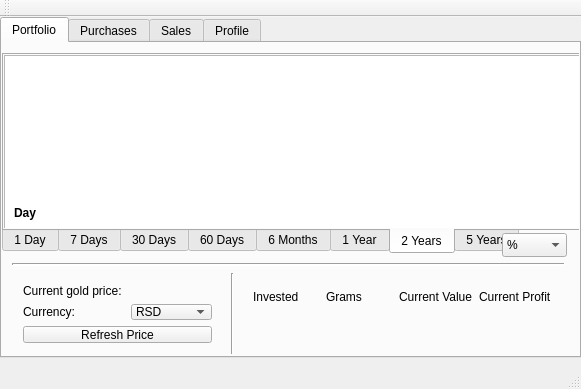
<?xml version="1.0" encoding="UTF-8"?>
<ui version="4.0">
 <class>MainWindowClass</class>
 <widget class="QMainWindow" name="MainWindowClass">
  <property name="geometry">
   <rect>
    <x>0</x>
    <y>0</y>
    <width>581</width>
    <height>389</height>
   </rect>
  </property>
  <property name="windowTitle">
   <string>MainWindow</string>
  </property>
  <widget class="QWidget" name="centralWidget">
   <widget class="QTabWidget" name="mainTabWidget">
    <property name="geometry">
     <rect>
      <x>0</x>
      <y>0</y>
      <width>581</width>
      <height>341</height>
     </rect>
    </property>
    <property name="tabShape">
     <enum>QTabWidget::TabShape::Rounded</enum>
    </property>
    <property name="currentIndex">
     <number>0</number>
    </property>
    <widget class="QWidget" name="tabPortfolio">
     <attribute name="title">
      <string>Portfolio</string>
     </attribute>
     <widget class="QWidget" name="gridLayoutWidget">
      <property name="geometry">
       <rect>
        <x>10</x>
        <y>230</y>
        <width>211</width>
        <height>81</height>
       </rect>
      </property>
      <layout class="QGridLayout" name="gridLayout">
       <item row="1" column="0">
        <widget class="QLabel" name="label_2">
         <property name="text">
          <string>Currency:</string>
         </property>
        </widget>
       </item>
       <item row="0" column="1">
        <widget class="QLabel" name="portfolioGoldPriceLabel">
         <property name="text">
          <string/>
         </property>
        </widget>
       </item>
       <item row="0" column="0">
        <widget class="QLabel" name="label">
         <property name="text">
          <string>Current gold price: </string>
         </property>
        </widget>
       </item>
       <item row="1" column="1">
        <widget class="QComboBox" name="portfolioCurrencyCombo">
         <item>
          <property name="text">
           <string>RSD</string>
          </property>
         </item>
         <item>
          <property name="text">
           <string>USD</string>
          </property>
         </item>
         <item>
          <property name="text">
           <string>EUR</string>
          </property>
         </item>
         <item>
          <property name="text">
           <string>GBP</string>
          </property>
         </item>
         <item>
          <property name="text">
           <string>JPY</string>
          </property>
         </item>
         <item>
          <property name="text">
           <string>CAD</string>
          </property>
         </item>
        </widget>
       </item>
       <item row="2" column="0" colspan="2">
        <widget class="QPushButton" name="portfolioRefreshButton">
         <property name="text">
          <string>Refresh Price</string>
         </property>
        </widget>
       </item>
      </layout>
     </widget>
     <widget class="QWidget" name="gridLayoutWidget_2">
      <property name="geometry">
       <rect>
        <x>240</x>
        <y>230</y>
        <width>321</width>
        <height>80</height>
       </rect>
      </property>
      <layout class="QGridLayout" name="gridLayout_2">
       <item row="1" column="1">
        <widget class="QLabel" name="portfolioGramsLabel">
         <property name="text">
          <string/>
         </property>
        </widget>
       </item>
       <item row="0" column="0">
        <widget class="QLabel" name="label_3">
         <property name="text">
          <string>Invested</string>
         </property>
        </widget>
       </item>
       <item row="1" column="0">
        <widget class="QLabel" name="portfolioInvestedLabel">
         <property name="text">
          <string/>
         </property>
        </widget>
       </item>
       <item row="0" column="3">
        <widget class="QLabel" name="label_6">
         <property name="text">
          <string>Current Profit</string>
         </property>
        </widget>
       </item>
       <item row="0" column="1">
        <widget class="QLabel" name="label_4">
         <property name="text">
          <string>Grams</string>
         </property>
        </widget>
       </item>
       <item row="1" column="2">
        <widget class="QLabel" name="portfolioValueLabel">
         <property name="text">
          <string/>
         </property>
        </widget>
       </item>
       <item row="1" column="3">
        <widget class="QLabel" name="portfolioProfitLabel">
         <property name="text">
          <string/>
         </property>
        </widget>
       </item>
       <item row="0" column="2">
        <widget class="QLabel" name="label_5">
         <property name="text">
          <string>Current Value</string>
         </property>
        </widget>
       </item>
      </layout>
     </widget>
     <widget class="QTabWidget" name="portfolioChartTabs">
      <property name="enabled">
       <bool>true</bool>
      </property>
      <property name="geometry">
       <rect>
        <x>0</x>
        <y>10</y>
        <width>581</width>
        <height>201</height>
       </rect>
      </property>
      <property name="layoutDirection">
       <enum>Qt::LayoutDirection::LeftToRight</enum>
      </property>
      <property name="tabPosition">
       <enum>QTabWidget::TabPosition::South</enum>
      </property>
      <property name="tabShape">
       <enum>QTabWidget::TabShape::Rounded</enum>
      </property>
      <property name="currentIndex">
       <number>6</number>
      </property>
      <widget class="QWidget" name="chartTab1D">
       <attribute name="title">
        <string>1 Day</string>
       </attribute>
       <widget class="QChartView" name="chartView1D">
        <property name="geometry">
         <rect>
          <x>-10</x>
          <y>-10</y>
          <width>585</width>
          <height>185</height>
         </rect>
        </property>
       </widget>
       <widget class="QLabel" name="label_11">
        <property name="geometry">
         <rect>
          <x>10</x>
          <y>150</y>
          <width>49</width>
          <height>16</height>
         </rect>
        </property>
        <property name="font">
         <font>
          <pointsize>9</pointsize>
          <bold>true</bold>
         </font>
        </property>
        <property name="frameShape">
         <enum>QFrame::Shape::NoFrame</enum>
        </property>
        <property name="frameShadow">
         <enum>QFrame::Shadow::Plain</enum>
        </property>
        <property name="text">
         <string>Day</string>
        </property>
       </widget>
      </widget>
      <widget class="QWidget" name="chartTab7D">
       <attribute name="title">
        <string>7 Days</string>
       </attribute>
       <widget class="QChartView" name="chartView7D">
        <property name="geometry">
         <rect>
          <x>0</x>
          <y>0</y>
          <width>585</width>
          <height>185</height>
         </rect>
        </property>
       </widget>
       <widget class="QLabel" name="label_12">
        <property name="geometry">
         <rect>
          <x>10</x>
          <y>150</y>
          <width>49</width>
          <height>16</height>
         </rect>
        </property>
        <property name="font">
         <font>
          <pointsize>9</pointsize>
          <bold>true</bold>
         </font>
        </property>
        <property name="frameShape">
         <enum>QFrame::Shape::NoFrame</enum>
        </property>
        <property name="frameShadow">
         <enum>QFrame::Shadow::Plain</enum>
        </property>
        <property name="text">
         <string>Day</string>
        </property>
       </widget>
      </widget>
      <widget class="QWidget" name="chartTab30D">
       <attribute name="title">
        <string>30 Days</string>
       </attribute>
       <widget class="QChartView" name="chartView30D">
        <property name="geometry">
         <rect>
          <x>0</x>
          <y>0</y>
          <width>585</width>
          <height>185</height>
         </rect>
        </property>
       </widget>
       <widget class="QLabel" name="label_13">
        <property name="geometry">
         <rect>
          <x>10</x>
          <y>150</y>
          <width>49</width>
          <height>16</height>
         </rect>
        </property>
        <property name="font">
         <font>
          <pointsize>9</pointsize>
          <bold>true</bold>
         </font>
        </property>
        <property name="frameShape">
         <enum>QFrame::Shape::NoFrame</enum>
        </property>
        <property name="frameShadow">
         <enum>QFrame::Shadow::Plain</enum>
        </property>
        <property name="text">
         <string>Day</string>
        </property>
       </widget>
      </widget>
      <widget class="QWidget" name="chartTab60D">
       <attribute name="title">
        <string>60 Days</string>
       </attribute>
       <widget class="QChartView" name="chartView60D">
        <property name="geometry">
         <rect>
          <x>0</x>
          <y>0</y>
          <width>585</width>
          <height>185</height>
         </rect>
        </property>
       </widget>
       <widget class="QLabel" name="label_14">
        <property name="geometry">
         <rect>
          <x>10</x>
          <y>150</y>
          <width>49</width>
          <height>16</height>
         </rect>
        </property>
        <property name="font">
         <font>
          <pointsize>9</pointsize>
          <bold>true</bold>
         </font>
        </property>
        <property name="frameShape">
         <enum>QFrame::Shape::NoFrame</enum>
        </property>
        <property name="frameShadow">
         <enum>QFrame::Shadow::Plain</enum>
        </property>
        <property name="text">
         <string>Day</string>
        </property>
       </widget>
      </widget>
      <widget class="QWidget" name="chartTab6M">
       <attribute name="title">
        <string>6 Months</string>
       </attribute>
       <widget class="QChartView" name="chartView6M">
        <property name="geometry">
         <rect>
          <x>0</x>
          <y>0</y>
          <width>585</width>
          <height>185</height>
         </rect>
        </property>
       </widget>
       <widget class="QLabel" name="label_15">
        <property name="geometry">
         <rect>
          <x>10</x>
          <y>150</y>
          <width>49</width>
          <height>16</height>
         </rect>
        </property>
        <property name="font">
         <font>
          <pointsize>9</pointsize>
          <bold>true</bold>
         </font>
        </property>
        <property name="frameShape">
         <enum>QFrame::Shape::NoFrame</enum>
        </property>
        <property name="frameShadow">
         <enum>QFrame::Shadow::Plain</enum>
        </property>
        <property name="text">
         <string>Day</string>
        </property>
       </widget>
      </widget>
      <widget class="QWidget" name="chartTab1Y">
       <attribute name="title">
        <string>1 Year</string>
       </attribute>
       <widget class="QChartView" name="chartView1Y">
        <property name="geometry">
         <rect>
          <x>0</x>
          <y>0</y>
          <width>585</width>
          <height>185</height>
         </rect>
        </property>
       </widget>
       <widget class="QLabel" name="label_16">
        <property name="geometry">
         <rect>
          <x>10</x>
          <y>150</y>
          <width>49</width>
          <height>16</height>
         </rect>
        </property>
        <property name="font">
         <font>
          <pointsize>9</pointsize>
          <bold>true</bold>
         </font>
        </property>
        <property name="frameShape">
         <enum>QFrame::Shape::NoFrame</enum>
        </property>
        <property name="frameShadow">
         <enum>QFrame::Shadow::Plain</enum>
        </property>
        <property name="text">
         <string>Day</string>
        </property>
       </widget>
      </widget>
      <widget class="QWidget" name="chartTab2Y">
       <attribute name="title">
        <string>2 Years</string>
       </attribute>
       <widget class="QChartView" name="chartView2Y">
        <property name="geometry">
         <rect>
          <x>0</x>
          <y>0</y>
          <width>585</width>
          <height>185</height>
         </rect>
        </property>
       </widget>
       <widget class="QLabel" name="label_17">
        <property name="geometry">
         <rect>
          <x>10</x>
          <y>150</y>
          <width>49</width>
          <height>16</height>
         </rect>
        </property>
        <property name="font">
         <font>
          <pointsize>9</pointsize>
          <bold>true</bold>
         </font>
        </property>
        <property name="frameShape">
         <enum>QFrame::Shape::NoFrame</enum>
        </property>
        <property name="frameShadow">
         <enum>QFrame::Shadow::Plain</enum>
        </property>
        <property name="text">
         <string>Day</string>
        </property>
       </widget>
      </widget>
      <widget class="QWidget" name="chartTab5Y">
       <attribute name="title">
        <string>5 Years</string>
       </attribute>
       <widget class="QChartView" name="chartView5Y">
        <property name="geometry">
         <rect>
          <x>0</x>
          <y>0</y>
          <width>585</width>
          <height>185</height>
         </rect>
        </property>
       </widget>
       <widget class="QLabel" name="label_18">
        <property name="geometry">
         <rect>
          <x>10</x>
          <y>150</y>
          <width>49</width>
          <height>16</height>
         </rect>
        </property>
        <property name="font">
         <font>
          <pointsize>9</pointsize>
          <bold>true</bold>
         </font>
        </property>
        <property name="frameShape">
         <enum>QFrame::Shape::NoFrame</enum>
        </property>
        <property name="frameShadow">
         <enum>QFrame::Shadow::Plain</enum>
        </property>
        <property name="text">
         <string>Day</string>
        </property>
       </widget>
      </widget>
     </widget>
     <widget class="QFrame" name="frame_8">
      <property name="geometry">
       <rect>
        <x>10</x>
        <y>220</y>
        <width>553</width>
        <height>3</height>
       </rect>
      </property>
      <property name="frameShape">
       <enum>QFrame::Shape::HLine</enum>
      </property>
      <property name="frameShadow">
       <enum>QFrame::Shadow::Sunken</enum>
      </property>
      <property name="lineWidth">
       <number>2</number>
      </property>
      <widget class="QFrame" name="frame_9">
       <property name="geometry">
        <rect>
         <x>10</x>
         <y>40</y>
         <width>20</width>
         <height>80</height>
        </rect>
       </property>
       <property name="frameShape">
        <enum>QFrame::Shape::VLine</enum>
       </property>
       <property name="frameShadow">
        <enum>QFrame::Shadow::Raised</enum>
       </property>
      </widget>
     </widget>
     <widget class="QFrame" name="frame_10">
      <property name="geometry">
       <rect>
        <x>205</x>
        <y>230</y>
        <width>51</width>
        <height>81</height>
       </rect>
      </property>
      <property name="frameShape">
       <enum>QFrame::Shape::VLine</enum>
      </property>
      <property name="frameShadow">
       <enum>QFrame::Shadow::Sunken</enum>
      </property>
      <property name="lineWidth">
       <number>1</number>
      </property>
     </widget>
     <widget class="QComboBox" name="chartDisplayModeCombo">
      <property name="geometry">
       <rect>
        <x>500</x>
        <y>190</y>
        <width>65</width>
        <height>24</height>
       </rect>
      </property>
      <item>
       <property name="text">
        <string>%</string>
       </property>
      </item>
      <item>
       <property name="text">
        <string>$</string>
       </property>
      </item>
     </widget>
    </widget>
    <widget class="QWidget" name="tabPurchases">
     <attribute name="title">
      <string>Purchases</string>
     </attribute>
     <widget class="QTableWidget" name="purchasesTable">
      <property name="geometry">
       <rect>
        <x>20</x>
        <y>10</y>
        <width>521</width>
        <height>181</height>
       </rect>
      </property>
      <column>
       <property name="text">
        <string>Date</string>
       </property>
       <property name="font">
        <font>
         <pointsize>9</pointsize>
        </font>
       </property>
      </column>
      <column>
       <property name="text">
        <string>Grams</string>
       </property>
      </column>
      <column>
       <property name="text">
        <string>Price/g</string>
       </property>
      </column>
      <column>
       <property name="text">
        <string>Currency</string>
       </property>
      </column>
      <column>
       <property name="text">
        <string>Total</string>
       </property>
      </column>
     </widget>
     <widget class="QWidget" name="gridLayoutWidget_5">
      <property name="geometry">
       <rect>
        <x>10</x>
        <y>220</y>
        <width>555</width>
        <height>71</height>
       </rect>
      </property>
      <layout class="QGridLayout" name="gridLayout_5">
       <item row="2" column="1">
        <widget class="QDoubleSpinBox" name="purchasesPriceInput">
         <property name="minimum">
          <double>0.010000000000000</double>
         </property>
         <property name="maximum">
          <double>1000000.000000000000000</double>
         </property>
         <property name="singleStep">
          <double>0.010000000000000</double>
         </property>
        </widget>
       </item>
       <item row="2" column="3">
        <widget class="QLineEdit" name="purchasesDateInput">
         <property name="inputMask">
          <string/>
         </property>
         <property name="text">
          <string/>
         </property>
         <property name="placeholderText">
          <string>DD-MM-YYYY</string>
         </property>
        </widget>
       </item>
       <item row="2" column="4">
        <widget class="QComboBox" name="purchasesCurrencyCombo">
         <item>
          <property name="text">
           <string>RSD</string>
          </property>
         </item>
         <item>
          <property name="text">
           <string>USD</string>
          </property>
         </item>
         <item>
          <property name="text">
           <string>EUR</string>
          </property>
         </item>
         <item>
          <property name="text">
           <string>GBP</string>
          </property>
         </item>
         <item>
          <property name="text">
           <string>JPY</string>
          </property>
         </item>
         <item>
          <property name="text">
           <string>CAD</string>
          </property>
         </item>
        </widget>
       </item>
       <item row="1" column="2">
        <widget class="QLabel" name="label_8">
         <property name="text">
          <string>Gram Input:</string>
         </property>
        </widget>
       </item>
       <item row="1" column="3">
        <widget class="QLabel" name="salesPriceLabel_3">
         <property name="text">
          <string>Purchase date:</string>
         </property>
        </widget>
       </item>
       <item row="1" column="5" rowspan="2">
        <widget class="QPushButton" name="purchasesAddButton">
         <property name="text">
          <string>Add Purchase</string>
         </property>
        </widget>
       </item>
       <item row="1" column="4">
        <widget class="QLabel" name="label_9">
         <property name="text">
          <string>Currency:</string>
         </property>
        </widget>
       </item>
       <item row="2" column="2">
        <widget class="QDoubleSpinBox" name="purchasesGramsInput">
         <property name="minimum">
          <double>0.010000000000000</double>
         </property>
         <property name="maximum">
          <double>1000000.000000000000000</double>
         </property>
         <property name="singleStep">
          <double>0.010000000000000</double>
         </property>
        </widget>
       </item>
       <item row="1" column="1">
        <widget class="QLabel" name="label_7">
         <property name="text">
          <string>Price per gram Input:</string>
         </property>
        </widget>
       </item>
       <item row="0" column="1" colspan="5">
        <widget class="QFrame" name="frame_4">
         <property name="frameShape">
          <enum>QFrame::Shape::HLine</enum>
         </property>
         <property name="frameShadow">
          <enum>QFrame::Shadow::Sunken</enum>
         </property>
         <property name="lineWidth">
          <number>2</number>
         </property>
         <widget class="QFrame" name="frame_5">
          <property name="geometry">
           <rect>
            <x>10</x>
            <y>40</y>
            <width>20</width>
            <height>80</height>
           </rect>
          </property>
          <property name="frameShape">
           <enum>QFrame::Shape::VLine</enum>
          </property>
          <property name="frameShadow">
           <enum>QFrame::Shadow::Raised</enum>
          </property>
         </widget>
        </widget>
       </item>
      </layout>
     </widget>
     <widget class="QPushButton" name="purchasesDeleteButton">
      <property name="geometry">
       <rect>
        <x>20</x>
        <y>190</y>
        <width>111</width>
        <height>21</height>
       </rect>
      </property>
      <property name="text">
       <string>Delete selected</string>
      </property>
     </widget>
    </widget>
    <widget class="QWidget" name="tabSales">
     <attribute name="title">
      <string>Sales</string>
     </attribute>
     <widget class="QTableWidget" name="salesTable">
      <property name="geometry">
       <rect>
        <x>0</x>
        <y>0</y>
        <width>601</width>
        <height>161</height>
       </rect>
      </property>
      <attribute name="horizontalHeaderVisible">
       <bool>true</bool>
      </attribute>
      <attribute name="horizontalHeaderCascadingSectionResizes">
       <bool>false</bool>
      </attribute>
      <attribute name="horizontalHeaderDefaultSectionSize">
       <number>95</number>
      </attribute>
      <column>
       <property name="text">
        <string>Sell Date</string>
       </property>
      </column>
      <column>
       <property name="text">
        <string>Grams</string>
       </property>
      </column>
      <column>
       <property name="text">
        <string>Buy Price</string>
       </property>
      </column>
      <column>
       <property name="text">
        <string>Sell Price</string>
       </property>
      </column>
      <column>
       <property name="text">
        <string>Profit</string>
       </property>
      </column>
      <column>
       <property name="text">
        <string>Currency</string>
       </property>
      </column>
     </widget>
     <widget class="QWidget" name="gridLayoutWidget_3">
      <property name="geometry">
       <rect>
        <x>30</x>
        <y>240</y>
        <width>501</width>
        <height>64</height>
       </rect>
      </property>
      <layout class="QGridLayout" name="gridLayout_3">
       <item row="0" column="1">
        <widget class="QLabel" name="TotalRevenue_name_2">
         <property name="text">
          <string>Choose currency:</string>
         </property>
        </widget>
       </item>
       <item row="0" column="3">
        <widget class="QLabel" name="salesRealizedProfitLabel_name">
         <property name="text">
          <string>Realized profit:</string>
         </property>
        </widget>
       </item>
       <item row="0" column="2">
        <widget class="QLabel" name="TotalRevenue_name">
         <property name="text">
          <string>Total revenue:</string>
         </property>
        </widget>
       </item>
       <item row="0" column="0">
        <widget class="QLabel" name="salesTotalGramsLabel_name">
         <property name="text">
          <string>Total sold [g]:</string>
         </property>
        </widget>
       </item>
       <item row="1" column="2">
        <widget class="QLabel" name="salesTotalRevenueLabel">
         <property name="text">
          <string/>
         </property>
        </widget>
       </item>
       <item row="1" column="0">
        <widget class="QLabel" name="salesTotalGramsLabel">
         <property name="text">
          <string/>
         </property>
        </widget>
       </item>
       <item row="1" column="1">
        <widget class="QComboBox" name="salesCurrencyCombo">
         <item>
          <property name="text">
           <string>RSD</string>
          </property>
         </item>
         <item>
          <property name="text">
           <string>USD</string>
          </property>
         </item>
         <item>
          <property name="text">
           <string>EUR</string>
          </property>
         </item>
         <item>
          <property name="text">
           <string>GBP</string>
          </property>
         </item>
         <item>
          <property name="text">
           <string>JPY</string>
          </property>
         </item>
         <item>
          <property name="text">
           <string>CAD</string>
          </property>
         </item>
        </widget>
       </item>
       <item row="1" column="3">
        <widget class="QLabel" name="salesRealizedProfitLabel">
         <property name="text">
          <string/>
         </property>
        </widget>
       </item>
      </layout>
     </widget>
     <widget class="QWidget" name="gridLayoutWidget_4">
      <property name="geometry">
       <rect>
        <x>100</x>
        <y>170</y>
        <width>451</width>
        <height>57</height>
       </rect>
      </property>
      <layout class="QGridLayout" name="gridLayout_4">
       <item row="1" column="2">
        <widget class="QLineEdit" name="salesDateInput">
         <property name="inputMask">
          <string/>
         </property>
         <property name="text">
          <string/>
         </property>
         <property name="placeholderText">
          <string>DD-MM-YYYY</string>
         </property>
        </widget>
       </item>
       <item row="0" column="1">
        <widget class="QLabel" name="salesPriceLabel">
         <property name="text">
          <string>Sell price per gram:</string>
         </property>
        </widget>
       </item>
       <item row="0" column="0">
        <widget class="QLabel" name="label_10">
         <property name="text">
          <string>Select purchase to sell:               </string>
         </property>
        </widget>
       </item>
       <item row="1" column="0">
        <widget class="QComboBox" name="salesPurchaseCombo"/>
       </item>
       <item row="0" column="2">
        <widget class="QLabel" name="salesPriceLabel_2">
         <property name="text">
          <string>Sell date:</string>
         </property>
        </widget>
       </item>
       <item row="1" column="1">
        <widget class="QDoubleSpinBox" name="salesPriceInput">
         <property name="minimum">
          <double>0.010000000000000</double>
         </property>
         <property name="maximum">
          <double>1000000.000000000000000</double>
         </property>
         <property name="singleStep">
          <double>0.010000000000000</double>
         </property>
        </widget>
       </item>
       <item row="0" column="3" rowspan="2">
        <widget class="QPushButton" name="salesSellButton">
         <property name="text">
          <string>Sell</string>
         </property>
        </widget>
       </item>
      </layout>
     </widget>
     <widget class="QFrame" name="frame_6">
      <property name="geometry">
       <rect>
        <x>10</x>
        <y>235</y>
        <width>553</width>
        <height>3</height>
       </rect>
      </property>
      <property name="frameShape">
       <enum>QFrame::Shape::HLine</enum>
      </property>
      <property name="frameShadow">
       <enum>QFrame::Shadow::Sunken</enum>
      </property>
      <property name="lineWidth">
       <number>2</number>
      </property>
      <widget class="QFrame" name="frame_7">
       <property name="geometry">
        <rect>
         <x>10</x>
         <y>40</y>
         <width>20</width>
         <height>80</height>
        </rect>
       </property>
       <property name="frameShape">
        <enum>QFrame::Shape::VLine</enum>
       </property>
       <property name="frameShadow">
        <enum>QFrame::Shadow::Raised</enum>
       </property>
      </widget>
     </widget>
     <widget class="QPushButton" name="salesDeleteButton">
      <property name="geometry">
       <rect>
        <x>0</x>
        <y>160</y>
        <width>80</width>
        <height>24</height>
       </rect>
      </property>
      <property name="text">
       <string>Delete Sale</string>
      </property>
     </widget>
    </widget>
    <widget class="QWidget" name="tabProfile">
     <attribute name="title">
      <string>Profile</string>
     </attribute>
     <widget class="QPushButton" name="profileLogoutButton">
      <property name="geometry">
       <rect>
        <x>230</x>
        <y>210</y>
        <width>80</width>
        <height>24</height>
       </rect>
      </property>
      <property name="text">
       <string>Logout</string>
      </property>
     </widget>
     <widget class="QWidget" name="gridLayoutWidget_6">
      <property name="geometry">
       <rect>
        <x>39</x>
        <y>30</y>
        <width>181</width>
        <height>121</height>
       </rect>
      </property>
      <layout class="QGridLayout" name="gridLayout_6">
       <item row="1" column="0">
        <widget class="QLabel" name="profilePasswordStatusLabel">
         <property name="text">
          <string>Password: enabled /disabled</string>
         </property>
        </widget>
       </item>
       <item row="0" column="0">
        <widget class="QLabel" name="profileUsernameLabel">
         <property name="text">
          <string>Logged in as:</string>
         </property>
        </widget>
       </item>
       <item row="2" column="0">
        <widget class="QPushButton" name="profileRemovePasswordButton">
         <property name="text">
          <string>Remove Password</string>
         </property>
        </widget>
       </item>
      </layout>
     </widget>
     <widget class="QWidget" name="gridLayoutWidget_7">
      <property name="geometry">
       <rect>
        <x>310</x>
        <y>30</y>
        <width>211</width>
        <height>121</height>
       </rect>
      </property>
      <layout class="QGridLayout" name="gridLayout_7">
       <item row="0" column="0" colspan="2">
        <widget class="QLabel" name="label_19">
         <property name="text">
          <string>Change Password</string>
         </property>
         <property name="alignment">
          <set>Qt::AlignmentFlag::AlignCenter</set>
         </property>
        </widget>
       </item>
       <item row="1" column="0">
        <widget class="QLabel" name="label_20">
         <property name="text">
          <string>New Password:</string>
         </property>
        </widget>
       </item>
       <item row="2" column="0">
        <widget class="QLabel" name="label_21">
         <property name="text">
          <string>Confirm Password:</string>
         </property>
        </widget>
       </item>
       <item row="2" column="1">
        <widget class="QLineEdit" name="profileConfirmPasswordInput"/>
       </item>
       <item row="1" column="1">
        <widget class="QLineEdit" name="profileNewPasswordInput">
         <property name="echoMode">
          <enum>QLineEdit::EchoMode::Normal</enum>
         </property>
        </widget>
       </item>
       <item row="3" column="0" colspan="2">
        <widget class="QPushButton" name="profileChangePasswordButton">
         <property name="text">
          <string>Change Password</string>
         </property>
        </widget>
       </item>
      </layout>
     </widget>
    </widget>
   </widget>
  </widget>
  <widget class="QMenuBar" name="menuBar">
   <property name="geometry">
    <rect>
     <x>0</x>
     <y>0</y>
     <width>581</width>
     <height>21</height>
    </rect>
   </property>
  </widget>
  <widget class="QToolBar" name="mainToolBar">
   <attribute name="toolBarArea">
    <enum>TopToolBarArea</enum>
   </attribute>
   <attribute name="toolBarBreak">
    <bool>false</bool>
   </attribute>
  </widget>
  <widget class="QStatusBar" name="statusBar"/>
 </widget>
 <layoutdefault spacing="6" margin="11"/>
 <customwidgets>
  <customwidget>
   <class>QChartView</class>
   <extends>QGraphicsView</extends>
   <header>qchartview.h</header>
  </customwidget>
 </customwidgets>
 <resources/>
 <connections/>
</ui>
